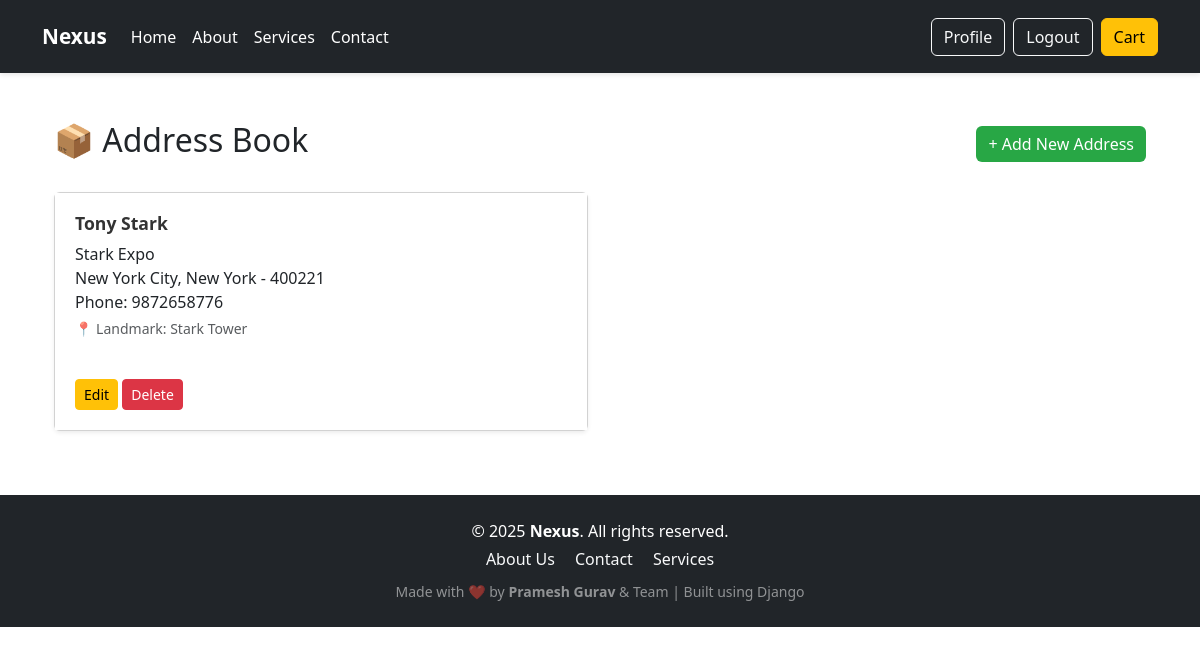
The page /address-book/ (signed in) on the database as committed earlier.
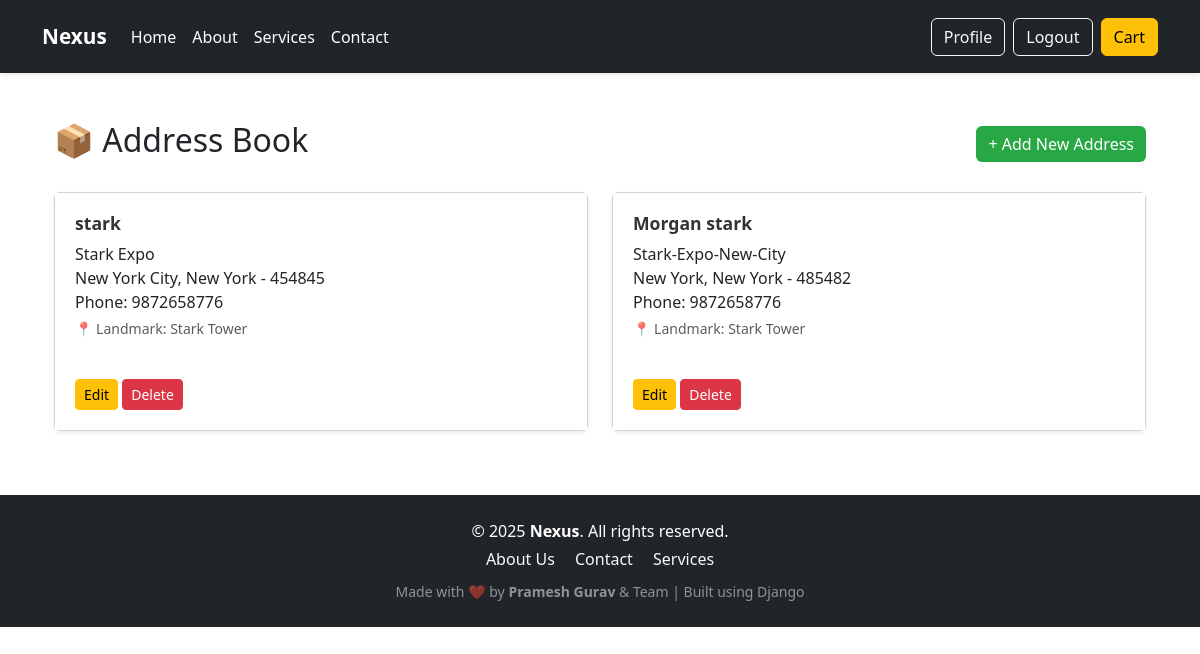
The same page on the database as committed later.
### store/models.py (models this page shows, shortened)
class Address(models.Model):
    user = models.ForeignKey(User, on_delete=models.CASCADE)
    full_name = models.CharField(max_length=100)
    phone = models.CharField(max_length=15)
    pincode = models.CharField(max_length=10)
    city = models.CharField(max_length=100)
    state = models.CharField(max_length=100)
    street_address = models.CharField(max_length=200)
    landmark = models.CharField(max_length=200, blank=True, null=True)

### store/views.py (the view)
# urls.py: path('address-book/', views.address_book, name='address_book'),
@login_required
def address_book(request):
    addresses = Address.objects.filter(user=request.user)
    return render(request, 'store/address_book.html', {'addresses': addresses})

### store/templates/store/address_book.html
{% extends 'store/base.html' %}
{% block content %}
<div class="container mt-5">
    <div class="d-flex justify-content-between align-items-center mb-4">
        <h2>📦 Address Book</h2>
        <a href="{% url 'add_address' %}" class="btn btn-success">+ Add New Address</a>
    </div>
    {% if addresses %}
        <div class="row">
            {% for address in addresses %}
                <div class="col-md-6">
                    <div class="card mb-3 shadow-sm">
                        <div class="card-body">
                            <h5 class="card-title mb-2">{{ address.full_name }}</h5>
                            <p class="card-text mb-1">
                                {{ address.street_address }}<br>
                                {{ address.city }}, {{ address.state }} - {{ address.pincode }}<br>
                                Phone: {{ address.phone }}
                            </p>
                            {% if address.landmark %}
                                <small class="text-muted">📍 Landmark: {{ address.landmark }}</small><br>
                            {% endif %}
                            <div class="mt-3">
                                <a href="{% url 'edit_address' address.pk %}" class="btn btn-sm btn-warning">Edit</a>
                                <a href="{% url 'delete_address' address.pk %}" class="btn btn-sm btn-danger">Delete</a>
                            </div>
                        </div>
                    </div>
                </div>
            {% endfor %}
        </div>
    {% else %}
        <div class="alert alert-info">You have not added any addresses yet.</div>
    {% endif %}
</div>
{% endblock %}

Rows that differ between the two databases and show on the page:
removed Address: full_name "Tony Stark", street_address "Stark Expo", city "New York City", state "New York", pincode "400221", phone "9872658776", landmark "Stark Tower"
added Address: full_name "stark", street_address "Stark Expo", city "New York City", state "New York", pincode "454845", phone "9872658776", landmark "Stark Tower"
added Address: full_name "Morgan stark", street_address "Stark-Expo-New-City", city "New York", state "New York", pincode "485482", phone "9872658776", landmark "Stark Tower"
